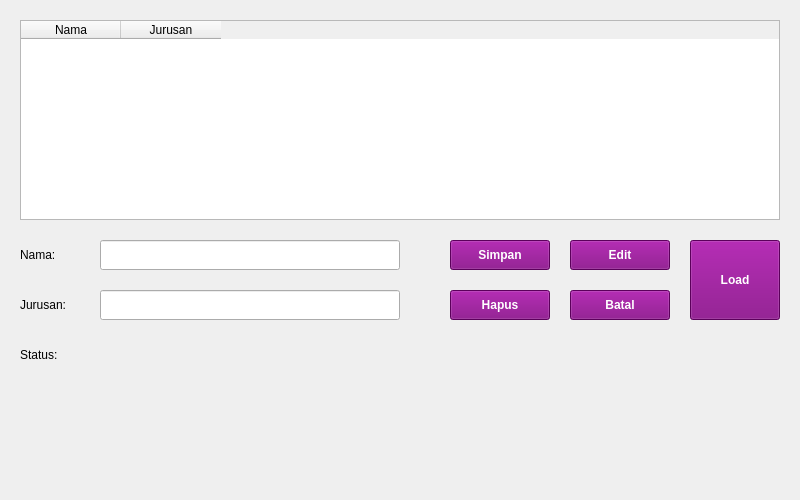
<?xml version="1.0" encoding="UTF-8"?>
<ui version="4.0">
 <class>MainWindow</class>
 <widget class="QMainWindow" name="MainWindow">
  <property name="geometry">
   <rect>
    <x>0</x>
    <y>0</y>
    <width>800</width>
    <height>500</height>
   </rect>
  </property>
  <property name="windowTitle">
   <string>Latihan P4</string>
  </property>
  <widget class="QWidget" name="centralwidget">
   <widget class="QTableWidget" name="tableWidget">
    <property name="geometry">
     <rect>
      <x>20</x>
      <y>20</y>
      <width>760</width>
      <height>200</height>
     </rect>
    </property>
    <column>
     <property name="text">
      <string>Nama</string>
     </property>
    </column>
    <column>
     <property name="text">
      <string>Jurusan</string>
     </property>
    </column>
   </widget>
   <widget class="QLabel" name="labelNama">
    <property name="geometry">
     <rect>
      <x>20</x>
      <y>240</y>
      <width>60</width>
      <height>30</height>
     </rect>
    </property>
    <property name="text">
     <string>Nama:</string>
    </property>
   </widget>
   <widget class="QLineEdit" name="lineEditNama">
    <property name="geometry">
     <rect>
      <x>100</x>
      <y>240</y>
      <width>300</width>
      <height>30</height>
     </rect>
    </property>
   </widget>
   <widget class="QLabel" name="labelJurusan">
    <property name="geometry">
     <rect>
      <x>20</x>
      <y>290</y>
      <width>60</width>
      <height>30</height>
     </rect>
    </property>
    <property name="text">
     <string>Jurusan:</string>
    </property>
   </widget>
   <widget class="QLineEdit" name="lineEditJurusan">
    <property name="geometry">
     <rect>
      <x>100</x>
      <y>290</y>
      <width>300</width>
      <height>30</height>
     </rect>
    </property>
   </widget>
   <widget class="QPushButton" name="btnSimpan">
    <property name="geometry">
     <rect>
      <x>450</x>
      <y>240</y>
      <width>100</width>
      <height>30</height>
     </rect>
    </property>
    <property name="text">
     <string>Simpan</string>
    </property>
    <property name="styleSheet">
     <string>background-color: #800080; color: white; font-weight: bold;</string>
    </property>
   </widget>
   <widget class="QPushButton" name="btnEdit">
    <property name="geometry">
     <rect>
      <x>570</x>
      <y>240</y>
      <width>100</width>
      <height>30</height>
     </rect>
    </property>
    <property name="text">
     <string>Edit</string>
    </property>
    <property name="styleSheet">
     <string>background-color: #800080; color: white; font-weight: bold;</string>
    </property>
   </widget>
   <widget class="QPushButton" name="btnHapus">
    <property name="geometry">
     <rect>
      <x>450</x>
      <y>290</y>
      <width>100</width>
      <height>30</height>
     </rect>
    </property>
    <property name="text">
     <string>Hapus</string>
    </property>
    <property name="styleSheet">
     <string>background-color: #800080; color: white; font-weight: bold;</string>
    </property>
   </widget>
   <widget class="QPushButton" name="btnBatal">
    <property name="geometry">
     <rect>
      <x>570</x>
      <y>290</y>
      <width>100</width>
      <height>30</height>
     </rect>
    </property>
    <property name="text">
     <string>Batal</string>
    </property>
    <property name="styleSheet">
     <string>background-color: #800080; color: white; font-weight: bold;</string>
    </property>
   </widget>
   <widget class="QPushButton" name="btnLoad">
    <property name="geometry">
     <rect>
      <x>690</x>
      <y>240</y>
      <width>90</width>
      <height>80</height>
     </rect>
    </property>
    <property name="text">
     <string>Load</string>
    </property>
    <property name="styleSheet">
     <string>background-color: #800080; color: white; font-weight: bold;</string>
    </property>
   </widget>
   <widget class="QLabel" name="label_status">
    <property name="geometry">
     <rect>
      <x>20</x>
      <y>340</y>
      <width>300</width>
      <height>30</height>
     </rect>
    </property>
    <property name="text">
     <string>Status: </string>
    </property>
   </widget>
  </widget>
 </widget>
 <resources/>
 <connections/>
</ui>
